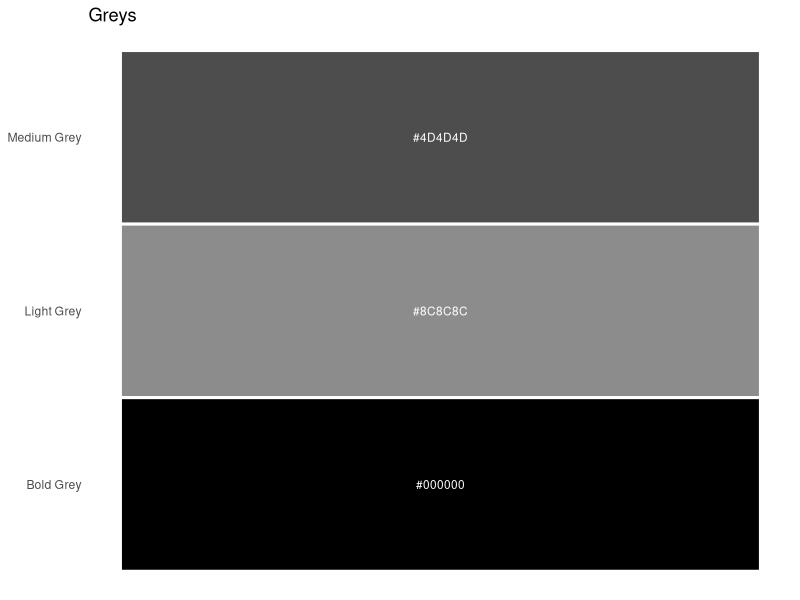
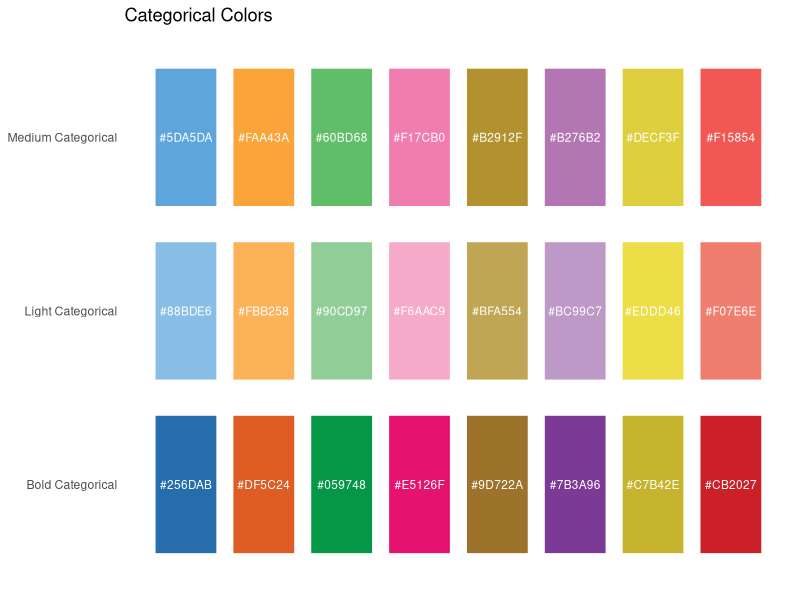
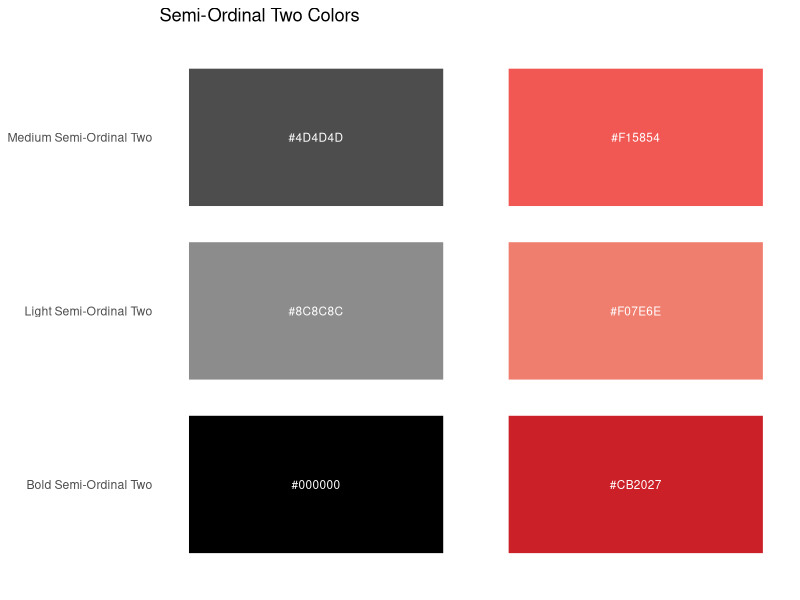
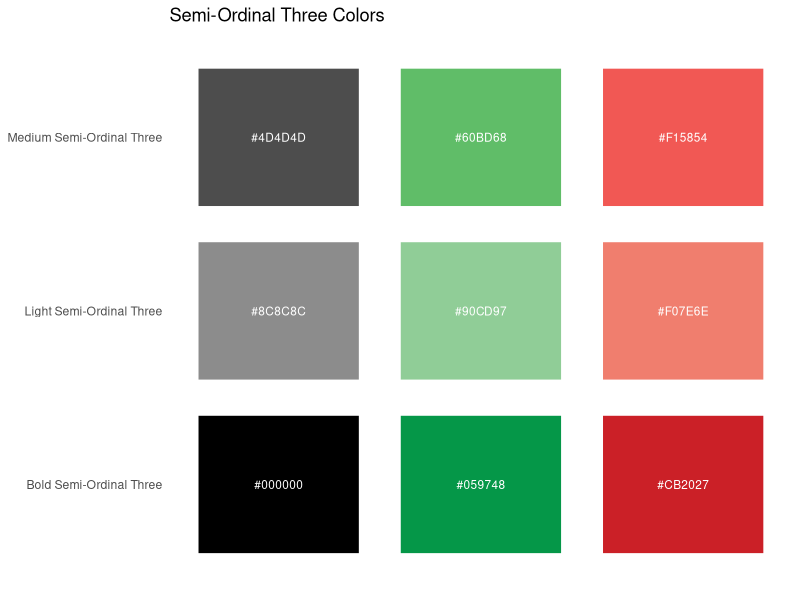
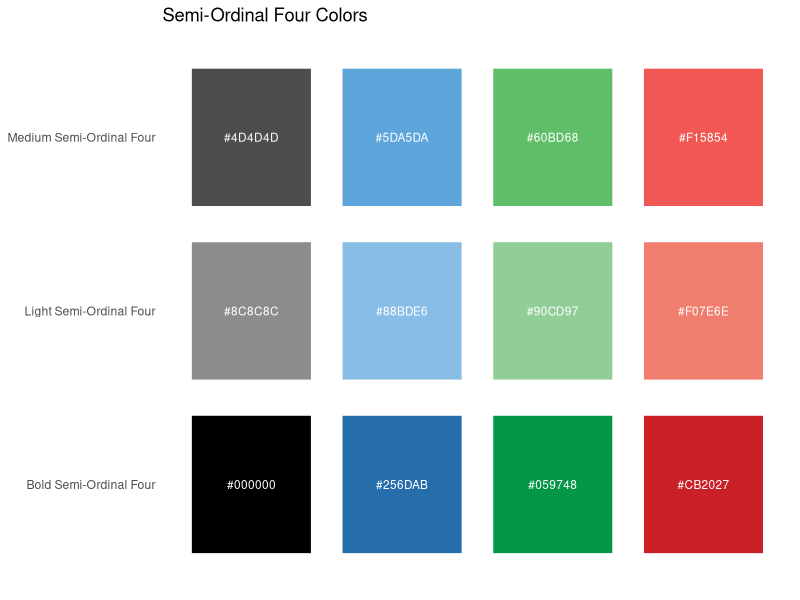
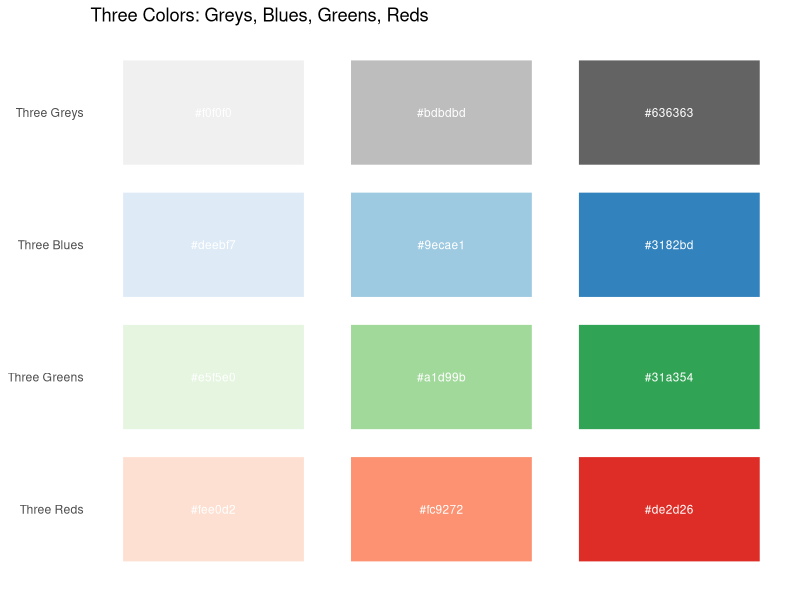
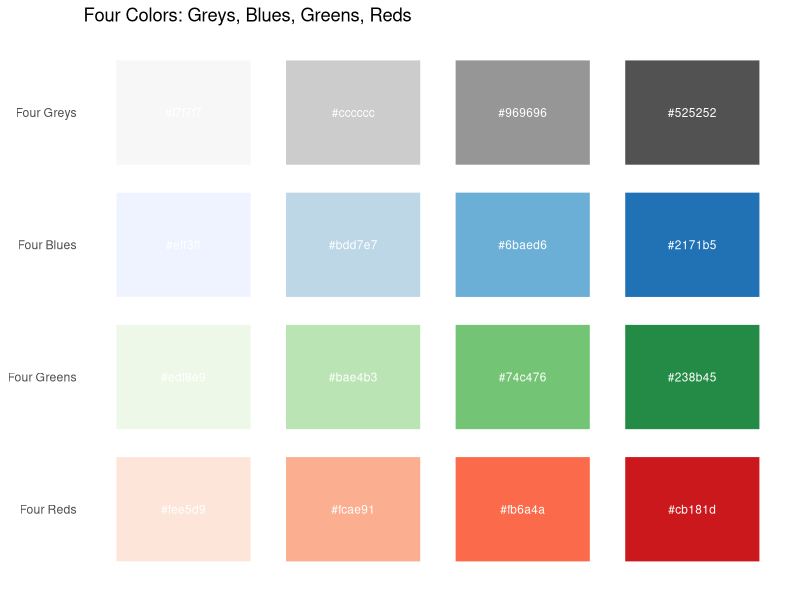
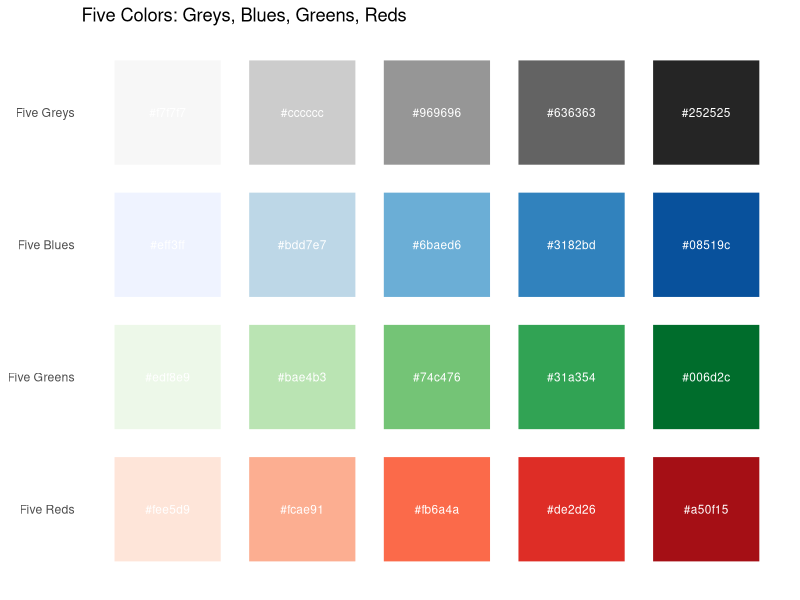

The R script that drew these images, in order:
## ---- chunk 1
knitr::opts_chunk$set(fig.width = 10,
                      fig.height = 6)
library(scales)
library(ggthemes)
library(ggplot2)
## ---- chunk 2
medium_grey <- c(
  "#4D4D4D"
)
light_grey <- c(
  "#8C8C8C"
)

bold_grey <- c(
  "#000000"
)
## ---- chunk 3
colors <- data.frame(
  Color = c("#4D4D4D", "#8C8C8C", "#000000"),
  Label = c("Medium Grey", "Light Grey", "Bold Grey")
)

ggplot(colors, aes(x = 1, y = Label, fill = Color)) +
  geom_tile(color = "white", linewidth = 1, height = 1) +
    geom_text(aes(label = Color), color = "white", size = 3) + 
  scale_fill_identity() +
  labs(title = "Greys") +
  theme_minimal() +
  theme(
    axis.title = element_blank(),
    axis.text.x = element_blank(),
    axis.ticks = element_blank(),
    panel.grid = element_blank()
  )
## ---- chunk 4
medium_categorical <- c(
  "#5DA5DA",
  "#FAA43A",
  "#60BD68",
  "#F17CB0",
  "#B2912F",
  "#B276B2",
  "#DECF3F",
  "#F15854"
)

light_categorical <- c(
  "#88BDE6",
  "#FBB258",
  "#90CD97",
  "#F6AAC9",
  "#BFA554",
  "#BC99C7",
  "#EDDD46",
  "#F07E6E"
)

bold_caterogical <- c(
  "#256DAB",
  "#DF5C24",
  "#059748",
  "#E5126F",
  "#9D722A",
  "#7B3A96",
  "#C7B42E",
  "#CB2027"
)
## ---- chunk 5
colors <- data.frame(
  Category = rep(c("Medium Categorical", "Light Categorical", "Bold Categorical"), each = 8),
  Color = c(
    "#5DA5DA", "#FAA43A", "#60BD68", "#F17CB0",
    "#B2912F", "#B276B2", "#DECF3F", "#F15854",
    "#88BDE6", "#FBB258", "#90CD97", "#F6AAC9",
    "#BFA554", "#BC99C7", "#EDDD46", "#F07E6E",
    "#256DAB", "#DF5C24", "#059748", "#E5126F",
    "#9D722A", "#7B3A96", "#C7B42E", "#CB2027"
  ),
  Position = rep(1:8, 3))

ggplot(colors, aes(x = Position, y = Category, fill = Color)) +
  geom_tile(color = "white", linewidth = 0.5, height = 0.8, width = 0.8) +
  geom_text(aes(label = Color), color = "white", size = 3) +
  scale_fill_identity() +
  labs(title = "Categorical Colors") +
  theme_minimal() +
  theme(
    axis.title = element_blank(),
    axis.text.x = element_blank(),
    panel.grid = element_blank()
  )
## ---- chunk 6
medium_semi_ordinal_two <- c(
  "#4D4D4D",
  "#F15854"
)

light_semi_ordinal_two <- c(
  "#8C8C8C",
  "#F07E6E"
)

bold_semi_ordinal_two <- c(
  "#000000",
  "#CB2027"
)
## ---- chunk 7
colors <- data.frame(
  Category = rep(c("Medium Semi-Ordinal Two", "Light Semi-Ordinal Two", "Bold Semi-Ordinal Two"), each = 2),
  Color = c(
    "#4D4D4D", "#F15854",
    "#8C8C8C", "#F07E6E",
    "#000000", "#CB2027"
  ),
  Position = rep(1:2, 3
))

ggplot(colors, aes(x = Position, y = Category, fill = Color)) +
  geom_tile(color = "white", linewidth = 0.5, height = 0.8, width = 0.8) +
  geom_text(aes(label = Color), color = "white", size = 3) +
  scale_fill_identity() +
  labs(title = "Semi-Ordinal Two Colors") +
  theme_minimal() +
  theme(
    axis.title = element_blank(),
    axis.text.x = element_blank(),
    panel.grid = element_blank()
  )
## ---- chunk 8
medium_semi_ordinal_three <- c(
  "#4D4D4D",
  "#60BD68",
  "#F15854"
)

light_semi_ordinal_three <- c(
  "#8C8C8C",
  "#90CD97",
  "#F07E6E"
)

bold_semi_ordinal_three <- c(
  "#000000",
  "#059748",
  "#CB2027"
)
## ---- chunk 9
colors <- data.frame(
  Category = rep(c("Medium Semi-Ordinal Three", "Light Semi-Ordinal Three", "Bold Semi-Ordinal Three"), each = 3),
  Color = c(
    "#4D4D4D", "#60BD68", "#F15854",
    "#8C8C8C", "#90CD97", "#F07E6E",
    "#000000", "#059748", "#CB2027"
  ),
  Position = rep(1:3, 3)
)

ggplot(colors, aes(x = Position, y = Category, fill = Color)) +
  geom_tile(color = "white", linewidth = 0.5, height = 0.8, width = 0.8) +
  geom_text(aes(label = Color), color = "white", size = 3) +
  scale_fill_identity() +
  labs(title = "Semi-Ordinal Three Colors") +
  theme_minimal() +
  theme(
    axis.title = element_blank(),
    axis.text.x = element_blank(),
    panel.grid = element_blank()
  )
## ---- chunk 10
medium_semi_ordinal_four <- c(
  "#4D4D4D",
  "#5DA5DA",
  "#60BD68",
  "#F15854"
)

light_semi_ordinal_four <- c(
  "#8C8C8C",
  "#88BDE6",
  "#90CD97",
  "#F07E6E"
)

bold_semi_ordinal_four <- c(
  "#000000",
  "#256DAB",
  "#059748",
  "#CB2027"
)
## ---- chunk 11
colors <- data.frame(
  Category = rep(c("Medium Semi-Ordinal Four", "Light Semi-Ordinal Four", "Bold Semi-Ordinal Four"), each = 4),
  Color = c(
    "#4D4D4D", "#5DA5DA", "#60BD68", "#F15854",
    "#8C8C8C", "#88BDE6", "#90CD97", "#F07E6E",
    "#000000", "#256DAB", "#059748", "#CB2027"
  ),
  Position = rep(1:4, 3)
)

ggplot(colors, aes(x = Position, y = Category, fill = Color)) +
  geom_tile(color = "white", linewidth = 0.5, height = 0.8, width = 0.8) +
  geom_text(aes(label = Color), color = "white", size = 3) +
  scale_fill_identity() +
  labs(title = "Semi-Ordinal Four Colors") +
  theme_minimal() +
  theme(
    axis.title = element_blank(),
    axis.text.x = element_blank(),
    panel.grid = element_blank()
  )
## ---- chunk 12
three_greys <- 
  c(
    "#f0f0f0",
    "#bdbdbd",
    "#636363"
  )

three_blues <- 
  c(
    "#deebf7",
    "#9ecae1",
    "#3182bd"
  )

three_greens <-
  c(
    "#e5f5e0",
    "#a1d99b",
    "#31a354"
  )

three_reds <-
  c(
    "#fee0d2",
    "#fc9272",
    "#de2d26"
  )
## ---- chunk 13
colors <- data.frame(
  Category = rep(c("Three Greys", "Three Blues", "Three Greens", "Three Reds"), each = 3),
  Color = c(
    "#f0f0f0", "#bdbdbd", "#636363",
    "#deebf7", "#9ecae1", "#3182bd",
    "#e5f5e0", "#a1d99b", "#31a354",
    "#fee0d2", "#fc9272", "#de2d26"
  ),
  Position = rep(1:3, 4)
)

colors$Category <- factor(colors$Category, levels = c("Three Reds", "Three Greens", "Three Blues", "Three Greys"))

colors <- colors[order(colors$Category), ]

ggplot(colors, aes(x = Position, y = Category, fill = Color)) +
  geom_tile(color = "white", linewidth = 0.5, height = 0.8, width = 0.8) +
  geom_text(aes(label = Color), color = "white", size = 3) +
  scale_fill_identity() +
  labs(title = "Three Colors: Greys, Blues, Greens, Reds") +
  theme_minimal() +
  theme(
    axis.title = element_blank(),
    axis.text.x = element_blank(),
    panel.grid = element_blank()
  )
## ---- chunk 14
four_greys <-
  c(
    "#f7f7f7",
    "#cccccc",
    "#969696",
    "#525252"
  )

four_blues <-
  c(
    "#eff3ff",
    "#bdd7e7",
    "#6baed6",
    "#2171b5"
  )

four_greens <-
  c(
    "#edf8e9",
    "#bae4b3",
    "#74c476",
    "#238b45"
  )

four_reds <-
  c(
    "#fee5d9",
    "#fcae91",
    "#fb6a4a",
    "#cb181d"
  )
## ---- chunk 15
colors <- data.frame(
  Category = rep(c("Four Greys", "Four Blues", "Four Greens", "Four Reds"), each = 4),
  Color = c(
    "#f7f7f7", "#cccccc", "#969696", "#525252",
    "#eff3ff", "#bdd7e7", "#6baed6", "#2171b5",
    "#edf8e9", "#bae4b3", "#74c476", "#238b45",
    "#fee5d9", "#fcae91", "#fb6a4a", "#cb181d"
  ),
  Position = rep(1:4, 4)
)

colors$Category <- factor(colors$Category, levels = c("Four Reds", "Four Greens", "Four Blues", "Four Greys"))
colors <- colors[order(colors$Category), ]

ggplot(colors, aes(x = Position, y = Category, fill = Color)) +
  geom_tile(color = "white", linewidth = 0.5, height = 0.8, width = 0.8) +
  geom_text(aes(label = Color), color = "white", size = 3) +
  scale_fill_identity() +
  labs(title = "Four Colors: Greys, Blues, Greens, Reds") +
  theme_minimal() +
  theme(
    axis.title = element_blank(),
    axis.text.x = element_blank(),
    panel.grid = element_blank()
  )
## ---- chunk 16
five_greys <-
  c(
    "#f7f7f7",
    "#cccccc",
    "#969696",
    "#636363",
    "#252525"
  )

five_blues <-
  c(
    "#eff3ff",
    "#bdd7e7",
    "#6baed6",
    "#3182bd",
    "#08519c"
  )

five_greens <-
  c(
    "#edf8e9",
    "#bae4b3",
    "#74c476",
    "#31a354",
    "#006d2c"
  )

five_reds <-
  c(
    "#fee5d9",
    "#fcae91",
    "#fb6a4a",
    "#de2d26",
    "#a50f15"
  )
## ---- chunk 17
colors <- data.frame(
  Category = rep(c("Five Greys", "Five Blues", "Five Greens", "Five Reds"), each = 5),
  Color = c(
    "#f7f7f7", "#cccccc", "#969696", "#636363", "#252525",
    "#eff3ff", "#bdd7e7", "#6baed6", "#3182bd", "#08519c",
    "#edf8e9", "#bae4b3", "#74c476", "#31a354", "#006d2c",
    "#fee5d9", "#fcae91", "#fb6a4a", "#de2d26", "#a50f15"
  ),
  Position = rep(1:5, 4)
)

colors$Category <- factor(colors$Category, levels = c("Five Reds", "Five Greens", "Five Blues", "Five Greys"))
colors <- colors[order(colors$Category), ]

ggplot(colors, aes(x = Position, y = Category, fill = Color)) +
  geom_tile(color = "white", linewidth = 0.5, height = 0.8, width = 0.8) +
  geom_text(aes(label = Color), color = "white", size = 3) +
  scale_fill_identity() +
  labs(title = "Five Colors: Greys, Blues, Greens, Reds") +
  theme_minimal() +
  theme(
    axis.title = element_blank(),
    axis.text.x = element_blank(),
    panel.grid = element_blank()
  )


## ---- chunk 18
six_greys <-
  c(
    "#f7f7f7",
    "#d9d9d9",
    "#bdbdbd",
    "#969696",
    "#636363",
    "#252525"
  )

six_blues <-
  c(
    "#eff3ff",
    "#eff3ff",
    "#9ecae1",
    "#6baed6",
    "#3182bd",
    "#08519c"
  )

six_greens <-
  c(
    "#edf8e9",
    "#c7e9c0",
    "#a1d99b",
    "#74c476",
    "#31a354",
    "#006d2c"
  )

six_reds <-
  c(
    "#fee5d9",
    "#fcbba1",
    "#fc9272",
    "#fb6a4a",
    "#de2d26",
    "#a50f15"
  )
## ---- chunk 19
colors <- data.frame(
  Category = rep(c("Six Greys", "Six Blues", "Six Greens", "Six Reds"), each = 6),
  Color = c(
    "#f7f7f7", "#d9d9d9", "#bdbdbd", "#969696", "#636363", "#252525",
    "#eff3ff", "#eff3ff", "#9ecae1", "#6baed6", "#3182bd", "#08519c",
    "#edf8e9", "#c7e9c0", "#a1d99b", "#74c476", "#31a354", "#006d2c",
    "#fee5d9", "#fcbba1", "#fc9272", "#fb6a4a", "#de2d26", "#a50f15"
  ),
  Position = rep(1:6, 4)
)

colors$Category <- factor(colors$Category, levels = c("Six Reds", "Six Greens", "Six Blues", "Six Greys"))
colors <- colors[order(colors$Category), ]

ggplot(colors, aes(x = Position, y = Category, fill = Color)) +
  geom_tile(color = "white", linewidth = 0.5, height = 0.8, width = 0.8) +
  geom_text(aes(label = Color), color = "white", size = 3) +
  scale_fill_identity() +
  labs(title = "Six Colors: Greys, Blues, Greens, Reds") +
  theme_minimal() +
  theme(
    axis.title = element_blank(),
    axis.text.x = element_blank(),
    panel.grid = element_blank()
  )

## ---- chunk 20
seven_greys <-
  c(
    "#f7f7f7",
    "#d9d9d9",
    "#bdbdbd",
    "#969696",
    "#737373",
    "#525252",
    "#252525"
  )

seven_blues <-
  c(
    "#eff3ff",
    "#c6dbef",
    "#9ecae1",
    "#6baed6",
    "#4292c6",
    "#2171b5",
    "#084594"
  )

seven_greens <-
  c(
    "#edf8e9",
    "#c7e9c0",
    "#a1d99b",
    "#74c476",
    "#41ab5d",
    "#238b45",
    "#005a32"
  )

seven_reds <-
  c(
    "#fee5d9",
    "#fcbba1",
    "#fc9272",
    "#fb6a4a",
    "#ef3b2c",
    "#cb181d",
    "#99000d"
  )
## ---- chunk 21
colors <- data.frame(
  Category = rep(c("Seven Greys", "Seven Blues", "Seven Greens", "Seven Reds"), each = 7),
  Color = c(
    "#f7f7f7", "#d9d9d9", "#bdbdbd", "#969696", "#737373", "#525252", "#252525",
    "#eff3ff", "#c6dbef", "#9ecae1", "#6baed6", "#4292c6", "#2171b5", "#084594",
    "#edf8e9", "#c7e9c0", "#a1d99b", "#74c476", "#41ab5d", "#238b45", "#005a32",
    "#fee5d9", "#fcbba1", "#fc9272", "#fb6a4a", "#ef3b2c", "#cb181d", "#99000d"
  ),
  Position = rep(1:7, 4)
)

colors$Category <- factor(colors$Category, levels = c("Seven Reds", "Seven Greens", "Seven Blues", "Seven Greys"))
colors <- colors[order(colors$Category), ]

ggplot(colors, aes(x = Position, y = Category, fill = Color)) +
  geom_tile(color = "white", linewidth = 0.5, height = 0.8, width = 0.8) +
  geom_text(aes(label = Color), color = "white", size = 3) +
  scale_fill_identity() +
  labs(title = "Seven Colors: Greys, Blues, Greens, Reds") +
  theme_minimal() +
  theme(
    axis.title = element_blank(),
    axis.text.x = element_blank(),
    panel.grid = element_blank()
  )

## ---- chunk 22
eight_greys <-
  c(
    "#ffffff",
    "#f0f0f0",
    "#d9d9d9",
    "#bdbdbd",
    "#969696",
    "#737373",
    "#525252",
    "#252525"
  )

eight_blues <-
  c(
    "#f7fbff",
    "#deebf7",
    "#c6dbef",
    "#9ecae1",
    "#6baed6",
    "#4292c6",
    "#2171b5",
    "#084594"
  )

eight_greens <-
  c(
    "#f7fcf5",
    "#e5f5e0",
    "#c7e9c0",
    "#a1d99b",
    "#74c476",
    "#41ab5d",
    "#238b45",
    "#005a32"
  )

eight_reds <-
  c(
    "#fff5f0",
    "#fee0d2",
    "#fcbba1",
    "#fc9272",
    "#fb6a4a",
    "#ef3b2c",
    "#cb181d",
    "#99000d"
  )
## ---- chunk 23
colors <- data.frame(
  Category = rep(c("Eight Greys", "Eight Blues", "Eight Greens", "Eight Reds"), each = 8),
  Color = c(
    "#ffffff", "#f0f0f0", "#d9d9d9", "#bdbdbd", "#969696", "#737373", "#525252", "#252525",
    "#f7fbff", "#deebf7", "#c6dbef", "#9ecae1", "#6baed6", "#4292c6", "#2171b5", "#084594",
    "#f7fcf5", "#e5f5e0", "#c7e9c0", "#a1d99b", "#74c476", "#41ab5d", "#238b45", "#005a32",
    "#fff5f0", "#fee0d2", "#fcbba1", "#fc9272", "#fb6a4a", "#ef3b2c", "#cb181d", "#99000d"
  ),
  Position = rep(1:8, 4)
)

colors$Category <- factor(colors$Category, levels = c("Eight Reds", "Eight Greens", "Eight Blues", "Eight Greys"))
colors <- colors[order(colors$Category), ]

ggplot(colors, aes(x = Position, y = Category, fill = Color)) +
  geom_tile(color = "white", linewidth = 0.5, height = 0.8, width = 0.8) +
  geom_text(aes(label = Color), color = "white", size = 3) +
  scale_fill_identity() +
  labs(title = "Eight Colors: Greys, Blues, Greens, Reds") +
  theme_minimal() +
  theme(
    axis.title = element_blank(),
    axis.text.x = element_blank(),
    panel.grid = element_blank()
  )

## ---- chunk 24
nine_greys <-
  c(
    "#ffffff",
    "#f0f0f0",
    "#d9d9d9",
    "#bdbdbd",
    "#969696",
    "#737373",
    "#525252",
    "#252525",
    "#000000"
  )

nine_blues <-
  c(
    "#f7fbff",
    "#deebf7",
    "#c6dbef",
    "#9ecae1",
    "#6baed6",
    "#4292c6",
    "#2171b5",
    "#08519c",
    "#08306b"
  )

nine_greens <-
  c(
    "#f7fcf5",
    "#e5f5e0",
    "#c7e9c0",
    "#a1d99b",
    "#74c476",
    "#41ab5d",
    "#238b45",
    "#006d2c",
    "#00441b"
  )

nine_reds <-
  c(
    "#fff5f0",
    "#fee0d2",
    "#fcbba1",
    "#fc9272",
    "#fb6a4a",
    "#ef3b2c",
    "#cb181d",
    "#a50f15",
    "#67000d"
  )
## ---- chunk 25
colors <- data.frame(
  Category = rep(c("Nine Greys", "Nine Blues", "Nine Greens", "Nine Reds"), each = 9),
  Color = c(
    "#ffffff", "#f0f0f0", "#d9d9d9", "#bdbdbd", "#969696", "#737373", "#525252", "#252525", "#000000",
    "#f7fbff", "#deebf7", "#c6dbef", "#9ecae1", "#6baed6", "#4292c6", "#2171b5", "#08519c", "#08306b",
    "#f7fcf5", "#e5f5e0", "#c7e9c0", "#a1d99b", "#74c476", "#41ab5d", "#238b45", "#006d2c", "#00441b",
    "#fff5f0", "#fee0d2", "#fcbba1", "#fc9272", "#fb6a4a", "#ef3b2c", "#cb181d", "#a50f15", "#67000d"
  ),
  Position = rep(1:9, 4)
)

colors$Category <- factor(colors$Category, levels = c("Nine Reds", "Nine Greens", "Nine Blues", "Nine Greys"))
colors <- colors[order(colors$Category), ]

ggplot(colors, aes(x = Position, y = Category, fill = Color)) +
  geom_tile(color = "white", linewidth = 0.5, height = 0.8, width = 0.8) +
  geom_text(aes(label = Color), color = "white", size = 3) +
  scale_fill_identity() +
  labs(title = "Nine Colors: Greys, Blues, Greens, Reds") +
  theme_minimal() +
  theme(
    axis.title = element_blank(),
    axis.text.x = element_blank(),
    panel.grid = element_blank()
  )
